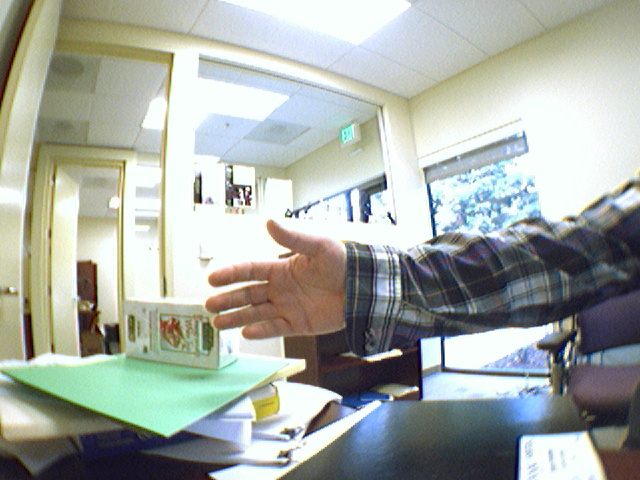
//> input picture opencv_extra/learning_opencv_v2/OpticalFlow0.jpg, 640 x 480 px
$ ./ch10_ex10_1   (built with g++ and OpenCV 4)
//> lines starting //> are read from the running program, lines starting //| are printed output that depends on the picture; after the words box and inside, x2 and y2 are one past the last pixel; in counts of white or black regions, pixels touching at a corner belong together
// Example 10-1. Pyramid Lucas-Kanade optical flow code
//
/* *************** License:**************************
   Oct. 3, 2008
   Right to use this code in any way you want without warrenty, support or any guarentee of it working.

   BOOK: It would be nice if you cited it:
   Learning OpenCV: Computer Vision with the OpenCV Library
     by Gary Bradski and Adrian Kaehler
     Published by O'Reilly Media, October 3, 2008

   AVAILABLE AT:
     http://www.amazon.com/Learning-OpenCV-Computer-Vision-Library/dp/0596516134
     Or: http://oreilly.com/catalog/9780596516130/
     ISBN-10: 0596516134 or: ISBN-13: 978-0596516130

   OTHER OPENCV SITES:
   * The source code is on sourceforge at:
     http://sourceforge.net/projects/opencvlibrary/
   * The OpenCV wiki page (As of Oct 1, 2008 this is down for changing over servers, but should come back):
     http://opencvlibrary.sourceforge.net/
   * An active user group is at:
     http://tech.groups.yahoo.com/group/OpenCV/
   * The minutes of weekly OpenCV development meetings are at:
     http://pr.willowgarage.com/wiki/OpenCV
   ************************************************** */

#include <opencv2/opencv.hpp>
#include <iostream>

using namespace cv;
using namespace std;

int main(int argc, char** argv) {
   // Initialize, load two images from the file system, and
   // allocate the images and other structures we will need for
   // results.
	//
	Mat imgA = imread("OpticalFlow0.jpg",CV_LOAD_IMAGE_GRAYSCALE);
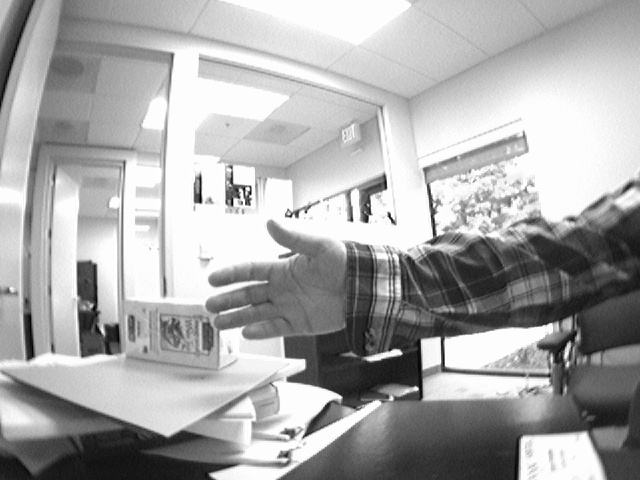
//> imgA: 480 rows x 640 cols, CV_8UC1; min 0, max 255, mean 168.8
	Mat imgB = imread("OpticalFlow1.jpg",CV_LOAD_IMAGE_GRAYSCALE);
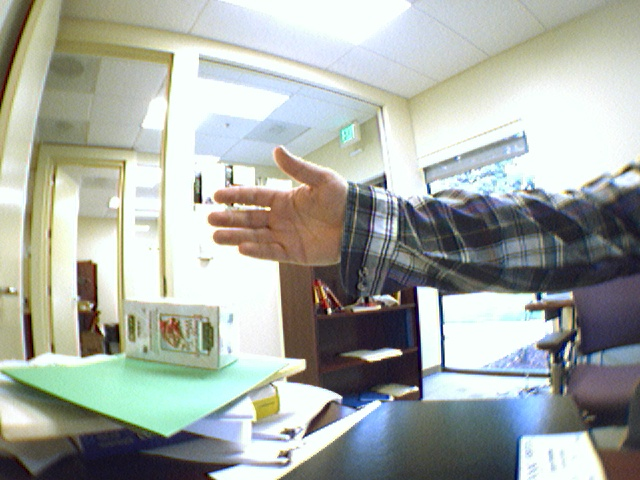
//> input picture opencv_extra/learning_opencv_v2/OpticalFlow1.jpg, 640 x 480 px
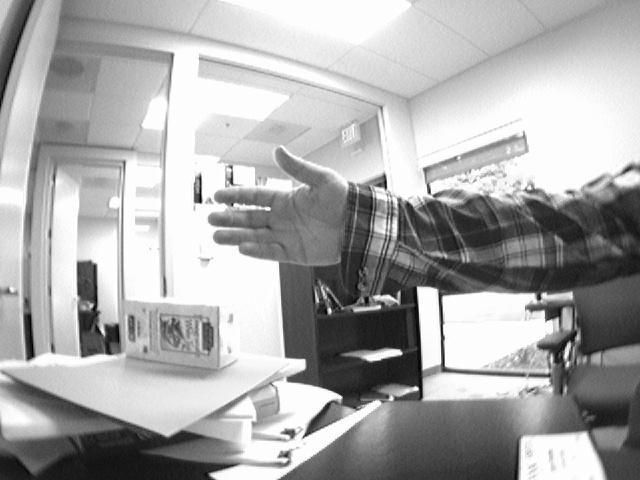
//> imgB: 480 rows x 640 cols, CV_8UC1; min 0, max 255, mean 169.3
	Size img_sz = imgA.size();
//> img_sz = Size(640, 480)
	int win_size = 10;
	Mat imgC = imread("OpticalFlow1.jpg",CV_LOAD_IMAGE_UNCHANGED);
//> imgC is the input picture: 480 rows x 640 cols, CV_8UC3; mean B, G, R 164.8, 171.5, 166.5

	// The first thing we need to do is get the features
	// we want to track.
	//
    vector<Point2f> cornersA, cornersB;
    const int MAX_CORNERS = 500;
	goodFeaturesToTrack(imgA, cornersA, MAX_CORNERS, 0.01, 5, noArray(), 3, false, 0.04);
//> cornersA = 500 Points (x, y), first 12: [305, 212], [200, 202], [249, 204], [351, 220], [371, 214], [437, 235], [388, 212], [401, 353], [239, 197], [250, 196], [367, 222], [250, 186]

	cornerSubPix(imgA, cornersA, Size(win_size, win_size), Size(-1,-1),
                 TermCriteria(CV_TERMCRIT_ITER|CV_TERMCRIT_EPS,20,0.03));
//> cornersA = 500 Points (x, y), first 12: [305, 212], [199.2, 203.2], [245.5, 202.6], [353.6, 220.5], [367, 220.5], [437, 235], [390.6, 218.4], [402.5, 352], [245.5, 202.6], [245.5, 202.6], [366.8, 220.7], [246.4, 190.7]

	// Call the Lucas Kanade algorithm
	//
    vector<uchar> features_found;
	calcOpticalFlowPyrLK(imgA, imgB, cornersA, cornersB, features_found, noArray(),
                         Size(win_size*4+1,win_size*4+1), 5,
                         TermCriteria( CV_TERMCRIT_ITER | CV_TERMCRIT_EPS, 20, .3 ));
//> cornersB = 500 Points (x, y), first 12: [286.9, 192.8], [199.2, 203.2], [247.5, 210.7], [351.5, 151.4], [365.3, 155.4], [434.2, 186.9], [389.2, 161.4], [402.4, 351.6], [247.5, 210.7], [247.5, 210.7], [365, 157.2], [246.4, 192.7]; features_found = 500 values from 1 to 1
    // Now make some image of what we are looking at:
    //
    for( int i = 0; i < (int)cornersA.size(); i++ ) {
     if( !features_found[i] )
         continue;
     line(imgC, cornersA[i], cornersB[i], Scalar(0,255,0), 2, CV_AA);
  }
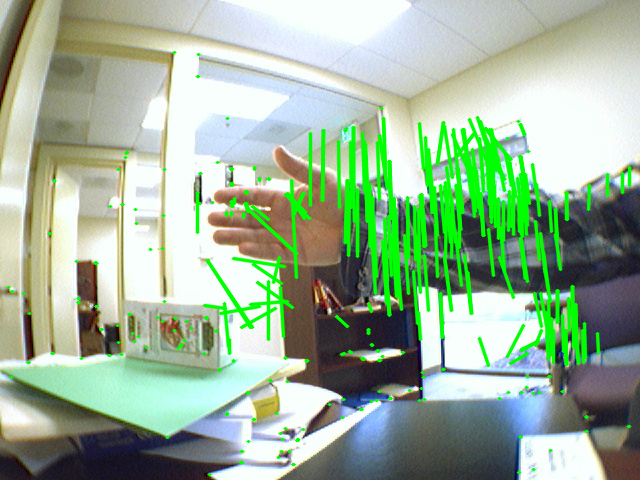
//> imgC: 480 rows x 640 cols, CV_8UC3; 10.01% of pixels changed, all inside (x1, y1, x2, y2) = (6, 51, 632, 477)
  imshow("ImageA",imgA);
  imshow("ImageB",imgB);
  imshow("LKpyr_OpticalFlow",imgC);
  waitKey(0);
  return 0;
}
